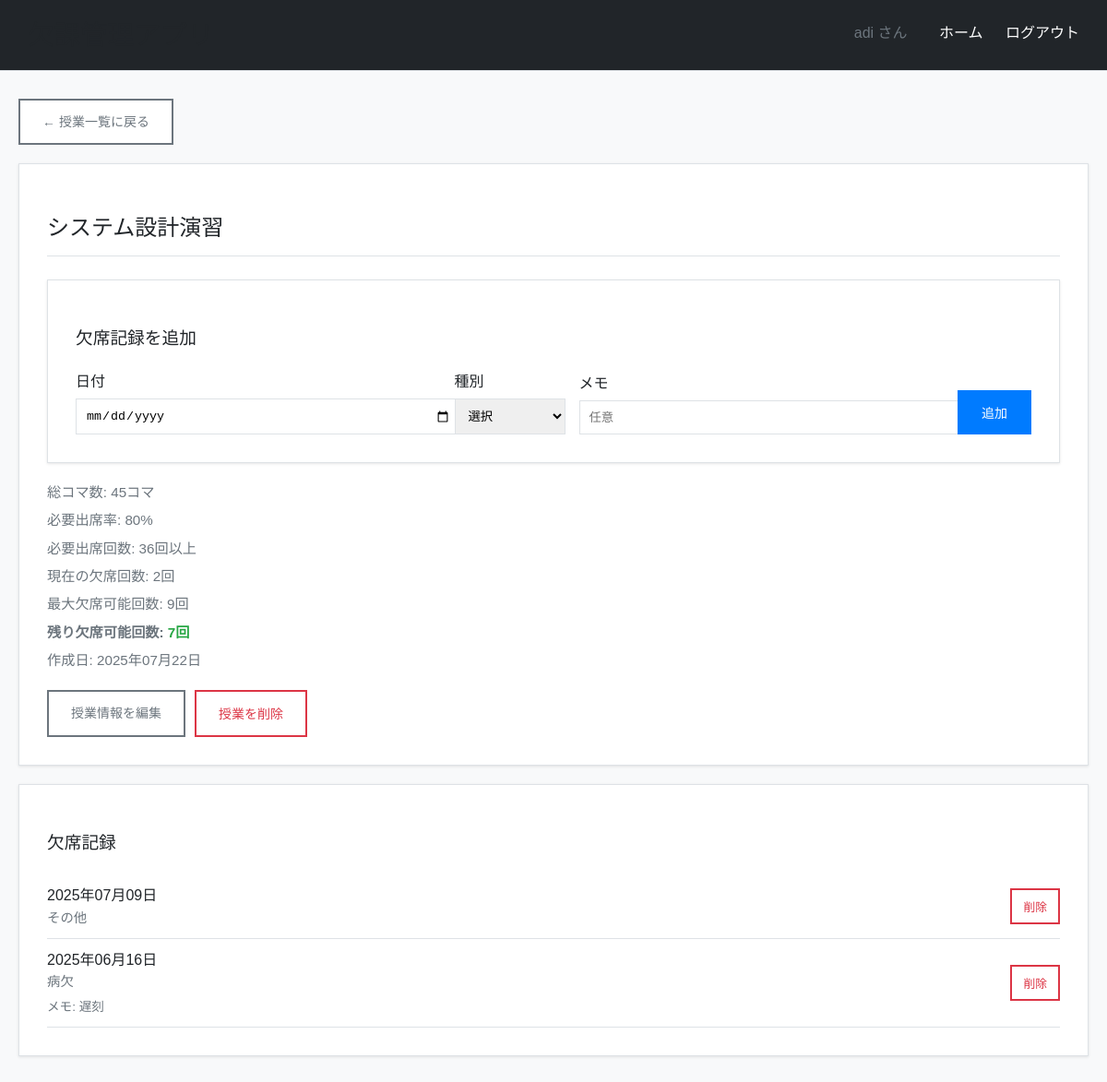
The page /course/1/ (signed in) on the database its author committed.
### sabotage_app/models.py (models this page shows, shortened)
class Course(models.Model):
    user = models.ForeignKey(User, on_delete=models.CASCADE)
    name = models.CharField(max_length=100, verbose_name="授業名")
    total_time_block = models.IntegerField(verbose_name="総コマ数")
    need_percent = models.FloatField(validators=[MinValueValidator(0), MaxValueValidator(100)], verbose_name="必要出席率")
    created_at = models.DateTimeField(auto_now_add=True)
    updated_at = models.DateTimeField(auto_now=True)
    class Meta:
        ordering = ['name']

class SabotageRecord(models.Model):
    course = models.ForeignKey(Course, on_delete=models.CASCADE, related_name='sabotagerecord')
    date = models.DateField()
    absence_type = models.CharField(max_length=10)
    note = models.TextField(blank=True)
    created_at = models.DateTimeField(auto_now_add=True)

### sabotage_app/views.py (the view)
@method_decorator(login_required, name='dispatch')
class CourseDetailView(View):
    def get(self, request, course_id):
        course = get_object_or_404(Course, id=course_id, user=request.user)
        sabotage_records = SabotageRecord.objects.filter(course=course).order_by('-date')
        total_classes = course.total_time_block
        required_attendance_rate = course.need_percent / 100
        required_attendance_count = total_classes * required_attendance_rate
        current_absence_count = sabotage_records.count()
        max_absence_count = total_classes - required_attendance_count
        remaining_absence_count = max_absence_count - current_absence_count
        context = {
            'course': course,
            'sabotage_records': sabotage_records,
            'current_absence_count': current_absence_count,
            'max_absence_count': int(max_absence_count),
            'remaining_absence_count': int(remaining_absence_count),
            'total_classes': total_classes,
            'required_attendance_count': int(required_attendance_count),
        }
        return render(request, "sabotage_app/course_detail.html", context)

### templates/sabotage_app/course_detail.html (shortened to what this page needs)
{% extends 'sabotage_app/base.html' %}
{% block content %}
<div style="margin-bottom: 20px;">
    <a href="{% url 'index' %}" class="btn btn-secondary">← 授業一覧に戻る</a>
</div>
<div class="card">
    <h2>{{ course.name }}</h2>
    <div class="card">
        <h3>欠席記録を追加</h3>
        <form method="post" action="{% url 'sabotage_record_edit' %}" style="display: flex; gap: 15px; align-items: end; flex-wrap: wrap;">
            <div style="flex: 1; min-width: 150px;">
                <label for="date" style="display: block; margin-bottom: 5px; font-weight: 400;">日付</label>
                <input type="date" id="date" name="date" required style="width: 100%; padding: 10px; border: 1px solid #dee2e6;">
            </div>
            <div style="flex: 0 0 120px;">
                <label for="absence_type" style="display: block; margin-bottom: 5px; font-weight: 400;">種別</label>
                <select id="absence_type" name="absence_type" required style="width: 100%; padding: 10px; border: 1px solid #dee2e6;">
                    <option value="">選択</option>
                </select>
            </div>
            <div style="flex: 1; min-width: 150px;">
                <label for="note" style="display: block; margin-bottom: 5px; font-weight: 400;">メモ</label>
                <input type="text" id="note" name="note" placeholder="任意" style="width: 100%; padding: 10px; border: 1px solid #dee2e6;">
            </div>
            <button type="submit" class="btn btn-primary">追加</button>
        </form>
    </div>
    <div style="margin-bottom: 20px;">
        <div class="course-info">総コマ数: {{ total_classes }}コマ</div>
        <div class="course-info">必要出席率: {{ required_attendance_rate|default:80 }}%</div>
        <div class="course-info">必要出席回数: {{ required_attendance_count }}回以上</div>
        <div class="course-info">現在の欠席回数: {{ current_absence_count }}回</div>
        <div class="course-info">最大欠席可能回数: {{ max_absence_count }}回</div>
        <div class="course-info">
            <strong>残り欠席可能回数:
                {% if remaining_absence_count > 0 %}
                    <span style="color: #28a745;">{{ remaining_absence_count }}回</span>
                {% elif remaining_absence_count == 0 %}
                    <span style="color: #ffc107;">これ以上休めません</span>
                {% else %}
                    <span style="color: #dc3545;">{{ remaining_absence_count }}回オーバー（単位取得困難）</span>
                {% endif %}
            </strong>
        </div>
        <div class="course-info">作成日: {{ course.created_at|date:"Y年m月d日" }}</div>
    </div>
    <div style="margin-top: 20px; display: flex; gap: 10px; flex-wrap: wrap;">
        <a href="{% url 'course_edit' course.id %}" class="btn btn-secondary">授業情報を編集</a>
        <button onclick="if(confirm('本当に削除しますか？')) { document.getElementById('delete-form').submit(); }" class="btn btn-danger">授業を削除</button>
    </div>
</div>
<div class="card">
    <h3>欠席記録</h3>
    {% if sabotage_records %}
        {% for record in sabotage_records %}
        <div style="border-bottom: 1px solid #dee2e6; padding: 10px 0; display: flex; justify-content: space-between; align-items: center;">
            <div>
                <div style="font-weight: 500;">{{ record.date|date:"Y年m月d日" }}</div>
                <div style="color: #6c757d; font-size: 0.9rem;">{{ record.absence_type }}</div>
                {% if record.note %}
                    <div style="color: #6c757d; font-size: 0.85rem; margin-top: 5px;">メモ: {{ record.note }}</div>
                {% endif %}
            </div>
            <div style="display: flex; gap: 10px;">
                <button onclick="if(confirm('本当に削除しますか？')) { document.getElementById('delete-record-{{ record.id }}').submit(); }" class="btn btn-danger" style="font-size: 0.8rem; padding: 8px 12px;">削除</button>
            </div>
        </div>
        {% endfor %}
    {% else %}
        <div style="text-align: center; color: #6c757d; padding: 20px;">
            まだ欠席記録がありません。
        </div>
    {% endif %}
</div>
{% endblock %}

### templates/sabotage_app/base.html (shortened to what this page needs)
<!DOCTYPE html>
<html lang="ja">
<head>
</head>
<body>
    <div class="header clearfix">
        <h1>欠課管理アプリ</h1>
        <div class="nav">
            {% if user.is_authenticated %}
                <span>{{ user.username }} さん</span>
                <a href="{% url 'index' %}">ホーム</a>
                <a href="{% url 'logout' %}">ログアウト</a>
            {% else %}
                <a href="{% url 'login' %}">ログイン</a>
                <a href="{% url 'signup' %}">新規登録</a>
            {% endif %}
        </div>
    </div>
    <div class="container">
        {% block content %}
        {% endblock %}
    </div>
</body>
</html>

### rows shown on the page
Course: name "システム設計演習", created_at "2025年07月22日"
SabotageRecord: date "2025年07月09日", absence_type "その他"
SabotageRecord: date "2025年06月16日", absence_type "病欠", note "遅刻"

### other values the page prints
{{ user.username }} "adi"
{{ total_classes }} "45"
{{ required_attendance_rate|default:80 }} "80"
{{ required_attendance_count }} "36"
{{ current_absence_count }} "2"
{{ max_absence_count }} "9"
{{ remaining_absence_count }} "7"
